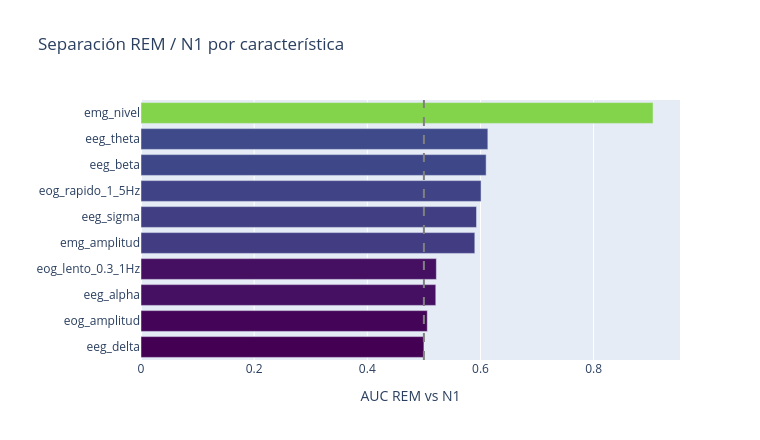

Source (notebook cell):
### Markdown cell above
## 3.4 El caso crítico: REM frente a N1

### Code cell
# N1 y REM comparten un EEG muy parecido (theta de bajo voltaje). Es la confusión que más castiga
# el F1 macro. Aquí se mide qué modalidad las separa.
subconjunto = rasgos[rasgos["etapa"].isin(["N1", "REM"])]
comparacion = pd.DataFrame({
    "AUC REM vs N1": {c: auc(subconjunto.loc[subconjunto["etapa"] == "REM", c],
                             subconjunto.loc[subconjunto["etapa"] == "N1", c]) for c in columnas}
}).round(3).sort_values("AUC REM vs N1", ascending=False)

display(comparacion)

fig = px.bar(comparacion.reset_index(), x="AUC REM vs N1", y="index", orientation="h",
             color="AUC REM vs N1", color_continuous_scale="Viridis", range_color=[0.5, 1.0],
             title="Separación REM / N1 por característica")
fig.update_layout(width=760, height=440, yaxis_title="", coloraxis_showscale=False,
                  yaxis={"categoryorder": "total ascending"})
fig.add_vline(x=0.5, line_dash="dash", line_color="grey")
fig.show()

### Figure 1 — Plotly figure (JSON) as saved in the notebook; plotly's stock layout.template omitted (floating-point values rounded to 4 significant figures)
{"data": [{"alignmentgroup": "True", "hovertemplate": "AUC REM vs N1=%{marker.color}<br>index=%{y}<extra></extra>", "legendgroup": "", "marker": {"color": [0.905, 0.613, 0.61, 0.601, 0.593, 0.59, 0.522, 0.521, 0.506, 0.5], "coloraxis": "coloraxis", "pattern": {"shape": ""}}, "name": "", "offsetgroup": "", "orientation": "h", "showlegend": false, "textposition": "auto", "type": "bar", "x": [0.905, 0.613, 0.61, 0.601, 0.593, 0.59, 0.522, 0.521, 0.506, 0.5], "xaxis": "x", "y": ["emg_nivel", "eeg_theta", "eeg_beta", "eog_rapido_1_5Hz", "eeg_sigma", "emg_amplitud", "eog_lento_0.3_1Hz", "eeg_alpha", "eog_amplitud", "eeg_delta"], "yaxis": "y"}], "layout": {"barmode": "relative", "coloraxis": {"cmax": 1.0, "cmin": 0.5, "colorbar": {"title": {"text": "AUC REM vs N1"}}, "colorscale": [[0.0, "#440154"], [0.1111, "#482878"], [0.2222, "#3e4989"], [0.3333, "#31688e"], [0.4444, "#26828e"], [0.5556, "#1f9e89"], [0.6667, "#35b779"], [0.7778, "#6ece58"], [0.8889, "#b5de2b"], [1.0, "#fde725"]], "showscale": false}, "height": 440, "legend": {"tracegroupgap": 0}, "shapes": [{"line": {"color": "grey", "dash": "dash"}, "type": "line", "x0": 0.5, "x1": 0.5, "xref": "x", "y0": 0, "y1": 1, "yref": "y domain"}], "title": {"text": "Separación REM / N1 por característica"}, "width": 760, "xaxis": {"anchor": "y", "domain": [0.0, 1.0], "title": {"text": "AUC REM vs N1"}}, "yaxis": {"anchor": "x", "categoryorder": "total ascending", "domain": [0.0, 1.0], "title": {"text": ""}}}}
